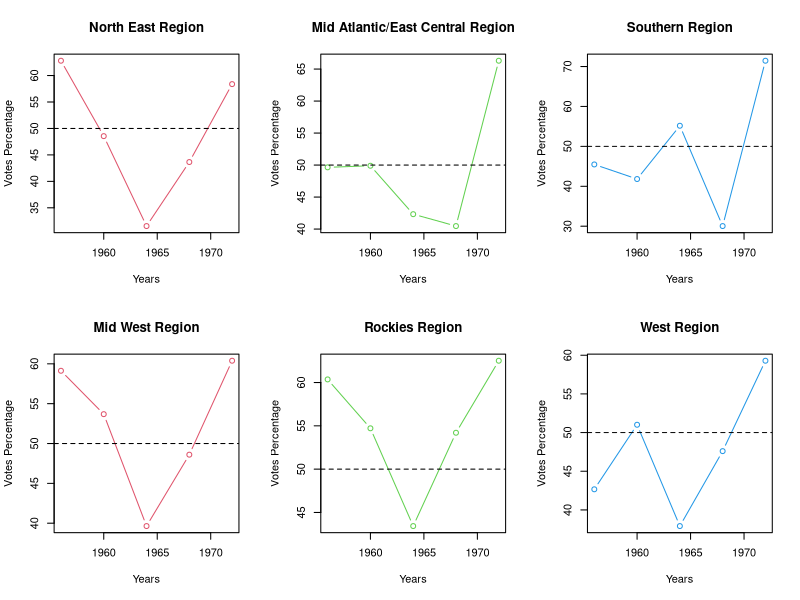
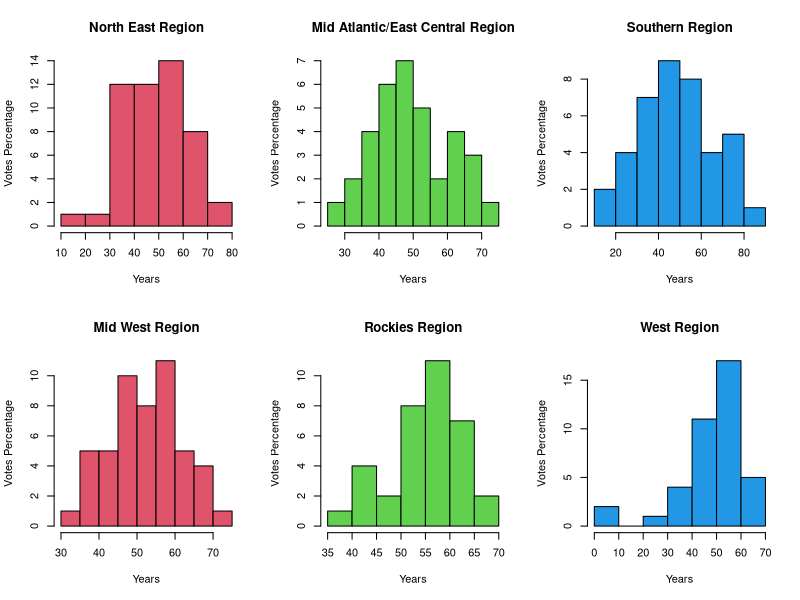
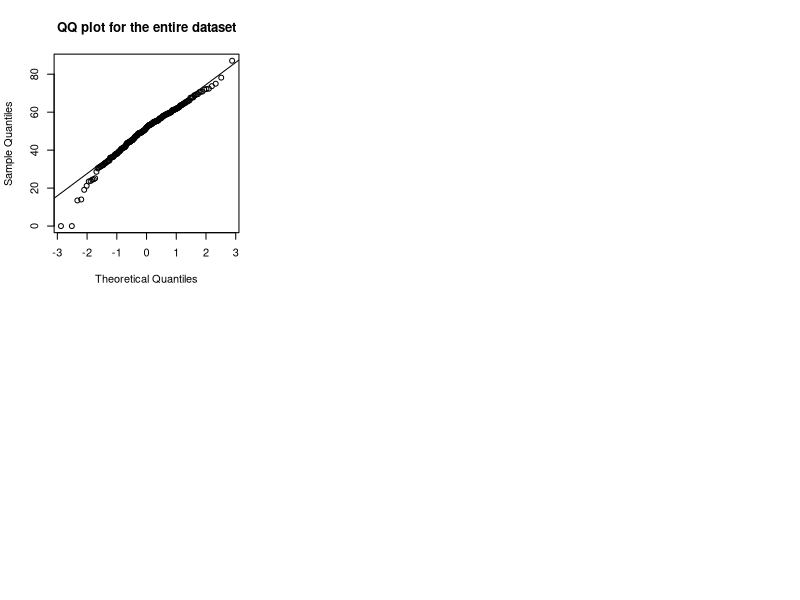

R code for these plots, in order: (Note: this script raises an error after producing the figures.)
library(cluster)
library(reshape2)
library(ggplot2)
plotAggregate <- function(statesList,df1,xlabc,ylabc,mainc,colc){
  dataFrame1<-df1[which(df1$StateName %in% statesList),2:3]
  dataFrame1<-aggregate(dataFrame1,by=list("yearTrend"=dataFrame1$variable),mean)
  plot(dataFrame1$yearTrend,dataFrame1$value,type="b",xlab=xlabc,ylab = ylabc,main=mainc,col=colc)
  abline(h=50,lty=2)
}
plotqq <- function(statesList,df1,xlabc,ylabc,mainc,colc){
  dataFrame1<-df1[which(df1$StateName %in% statesList),2:3]
  #dataFrame1<-aggregate(dataFrame1,by=list("yearTrend"=dataFrame1$variable),mean)
  #qqnorm(dataFrame1$value,xlab=xlabc,ylab = ylabc,main=mainc,col=colc)
  #qqline(dataFrame1$value)
  hist(dataFrame1$value,xlab=xlabc,ylab = ylabc,main=mainc,col=colc)
}
data("votes.repub")
df<-as.data.frame(votes.repub[,26:30])
colnames(df)<-c(1956,1960,1964,1968,1972)
df["StateName"]<-rownames(df)
df1<-melt(df,id.vars = "StateName")
df1$StateName<-as.factor(df1$StateName)
df1$variable<-as.integer(as.character(df1$variable))
df1$value[is.na(df1$value)]<-0
NorthEast=c("Connecticut","Delaware","Maine","Massachusetts","New Hampshire","New Jersey","New York","Pennsylvania","Rhode Island","Vermont")
MaEc<-c("Kentucky","Maryland","North Carolina","South Carolina","Tennessee","Virginia","West Virginia")
South<-c("Alabama","Arkansas","Florida","Georgia","Louisiana","Mississippi","Oklahoma","Texas")
midwest<-c("Illinois","Indiana","Iowa","Kansas","Michigan","Minnesota","Missouri","Nebraska","Ohio","Wisconsin")
rockies<-c("Colorado","Idaho","Montana","North Dakota","South Dakota","Utah","Wyoming")
west<-c("Alaska","Arizona","California","Hawaii","Nevada","New Mexico","Oregon","Washington")
par(mfrow=c(2,3))
plotAggregate(NorthEast,df1,"Years","Votes Percentage","North East Region",2)
plotAggregate(MaEc,df1,"Years","Votes Percentage","Mid Atlantic/East Central Region",3)
plotAggregate(South,df1,"Years","Votes Percentage","Southern Region",4)
plotAggregate(midwest,df1,"Years","Votes Percentage","Mid West Region",2)
plotAggregate(rockies,df1,"Years","Votes Percentage","Rockies Region",3)
plotAggregate(west,df1,"Years","Votes Percentage","West Region",4)
par(mfrow=c(2,3))
plotqq(NorthEast,df1,"Years","Votes Percentage","North East Region",2)
plotqq(MaEc,df1,"Years","Votes Percentage","Mid Atlantic/East Central Region",3)
plotqq(South,df1,"Years","Votes Percentage","Southern Region",4)
plotqq(midwest,df1,"Years","Votes Percentage","Mid West Region",2)
plotqq(rockies,df1,"Years","Votes Percentage","Rockies Region",3)
plotqq(west,df1,"Years","Votes Percentage","West Region",4)
qqnorm(df1$value,main="QQ plot for the entire dataset")
qqline(df1$value)
qplot(variable,value,data=df1,facets = Region~.,color=StateName,geom="line")+theme(legend.position="bottom")+guides(colour=guide_legend(nrow=5))+ggtitle("Votes by Country by Region")
